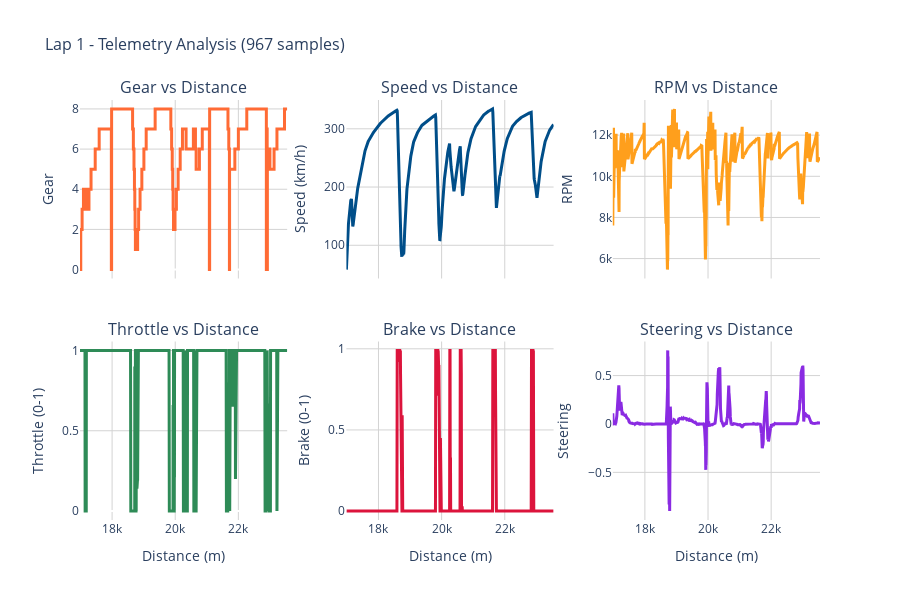
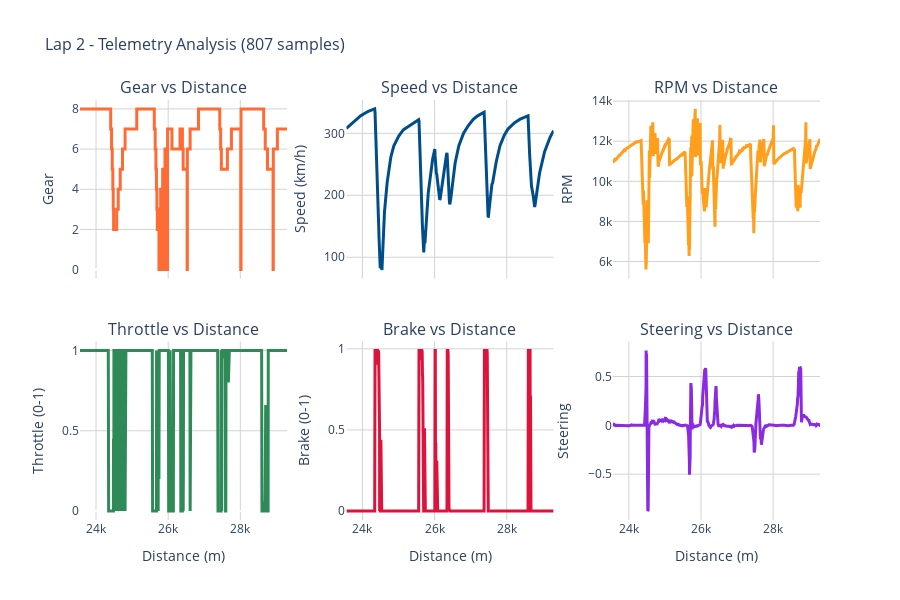
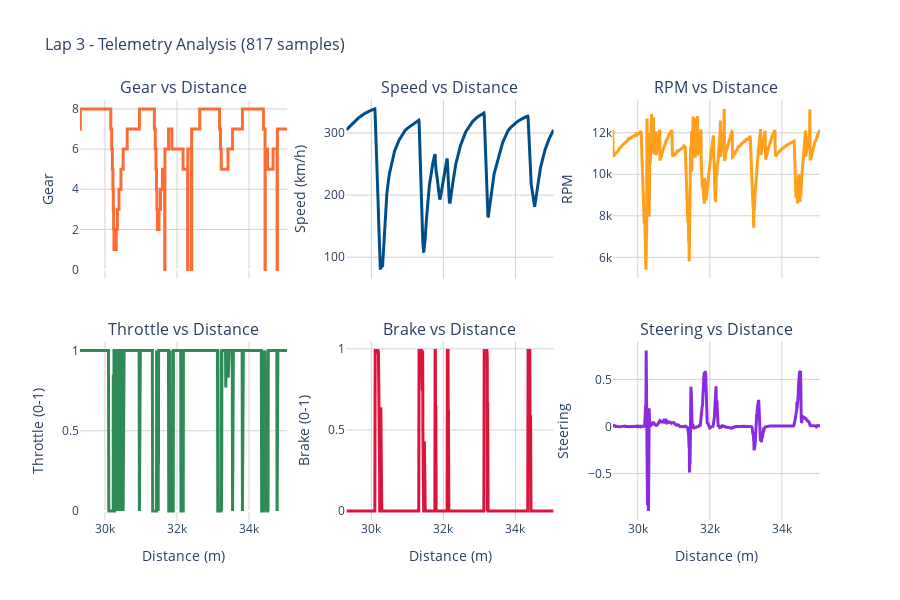
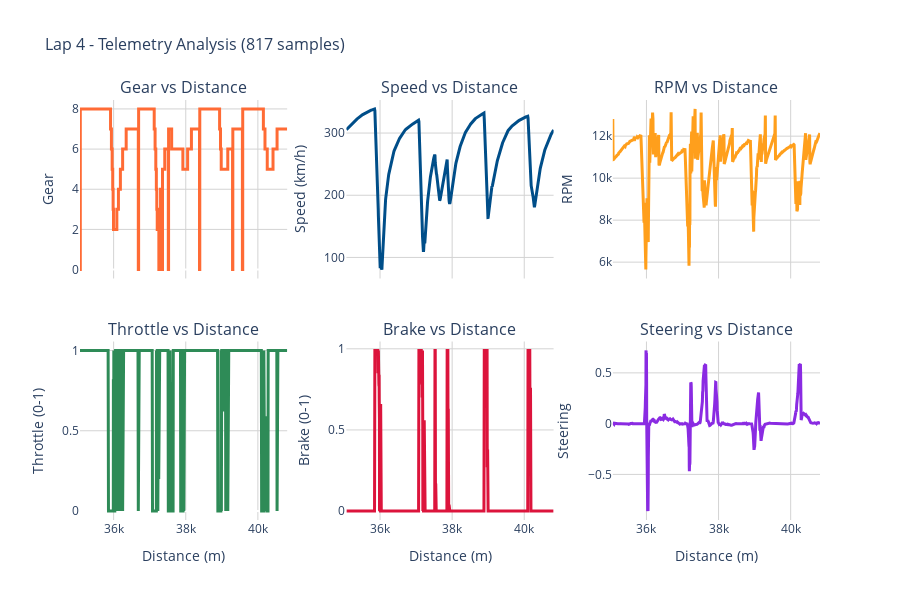

Notebook code cell kept with these figures, in order:
### Markdown cell above
## 4. Comprehensive Telemetry Dashboard (All Laps)

### Code cell
# Interactive telemetry visualization dashboard using Plotly
# Creates comprehensive 2x3 grid layout for each lap with all key parameters

for lap in available_laps:
    lap_df = rows_for_lap(df, lap)
    if lap_df.empty:
        continue

    # Create comprehensive subplot layout: 2 rows × 3 columns
    fig = make_subplots(
        rows=2, cols=3,
        subplot_titles=('Gear vs Distance', 'Speed vs Distance', 'RPM vs Distance',
                       'Throttle vs Distance', 'Brake vs Distance', 'Steering vs Distance'),
        vertical_spacing=0.15,
        horizontal_spacing=0.08
    )

    # Modern color palette for consistent visual identity
    colors = {
        'gear': '#FF6B35',      # Orange-red for gear changes
        'speed': '#004E89',     # Deep blue for speed profile
        'rpm': '#FF9F1C',       # Golden orange for engine RPM
        'throttle': '#2E8B57',  # Sea green for throttle input
        'brake': '#DC143C',     # Crimson for brake input
        'steering': '#8A2BE2'   # Blue violet for steering input
    }

    # Row 1, Column 1: Gear Progression Analysis
    if 'Gear' in lap_df.columns and not lap_df['Gear'].isna().all():
        fig.add_trace(
            go.Scatter(
                x=lap_df['Distance'], 
                y=lap_df['Gear'],
                mode='lines',
                line=dict(color=colors['gear'], width=3, shape='hv'),  # Step-like for gear changes
                name='Gear',
                hovertemplate='Distance: %{x:.1f}m<br>Gear: %{y}<extra></extra>'
            ),
            row=1, col=1
        )
    else:
        fig.add_annotation(
            x=0.5, y=0.5, xref='x domain', yref='y domain',
            text="No Gear Data Available", showarrow=False,
            row=1, col=1
        )

    # Row 1, Column 2: Speed Profile Analysis
    fig.add_trace(
        go.Scatter(
            x=lap_df['Distance'], 
            y=lap_df['Speed_kmh'],
            mode='lines',
            line=dict(color=colors['speed'], width=3),
            name='Speed',
            hovertemplate='Distance: %{x:.1f}m<br>Speed: %{y:.1f} km/h<extra></extra>'
        ),
        row=1, col=2
    )

    # Row 1, Column 3: Engine RPM Analysis
    if 'RPM' in lap_df.columns and not lap_df['RPM'].isna().all():
        fig.add_trace(
            go.Scatter(
                x=lap_df['Distance'], 
                y=lap_df['RPM'],
                mode='lines',
                line=dict(color=colors['rpm'], width=3),
                name='RPM',
                hovertemplate='Distance: %{x:.1f}m<br>RPM: %{y:.0f}<extra></extra>'
            ),
            row=1, col=3
        )
    else:
        fig.add_annotation(
            x=0.5, y=0.5, xref='x domain', yref='y domain',
            text="No RPM Data Available", showarrow=False,
            row=1, col=3
        )

    # Row 2, Column 1: Throttle Input Analysis
    fig.add_trace(
        go.Scatter(
            x=lap_df['Distance'], 
            y=lap_df['Throttle'],
            mode='lines',
            line=dict(color=colors['throttle'], width=3),
            name='Throttle',
            hovertemplate='Distance: %{x:.1f}m<br>Throttle: %{y:.3f}<extra></extra>'
        ),
        row=2, col=1
    )

    # Row 2, Column 2: Brake Input Analysis
    fig.add_trace(
        go.Scatter(
            x=lap_df['Distance'], 
            y=lap_df['Brake'],
            mode='lines',
            line=dict(color=colors['brake'], width=3),
            name='Brake',
            hovertemplate='Distance: %{x:.1f}m<br>Brake: %{y:.3f}<extra></extra>'
        ),
        row=2, col=2
    )

    # Row 2, Column 3: Steering Input Analysis
    fig.add_trace(
        go.Scatter(
            x=lap_df['Distance'], 
            y=lap_df['Steering'],
            mode='lines',
            line=dict(color=colors['steering'], width=3),
            name='Steering',
            hovertemplate='Distance: %{x:.1f}m<br>Steering: %{y:.3f}<extra></extra>'
        ),
        row=2, col=3
    )

    # Configure layout and styling
    fig.update_layout(
        title=f"Lap {lap} - Comprehensive Telemetry Analysis ({len(lap_df):,} data points)",
        title_font_size=16,
        height=600,
        showlegend=False,  # Subplot titles provide context
        plot_bgcolor='white',
        paper_bgcolor='white'
    )

    # Configure axis labels and formatting
    for i in range(1, 4):
        fig.update_xaxes(title_text="Distance (m)", row=2, col=i)
        fig.update_xaxes(row=1, col=i, showticklabels=False)  # Clean top row

    # Set descriptive y-axis labels
    fig.update_yaxes(title_text="Gear", row=1, col=1)
    fig.update_yaxes(title_text="Speed (km/h)", row=1, col=2)
    fig.update_yaxes(title_text="RPM", row=1, col=3)
    fig.update_yaxes(title_text="Throttle (0-1)", row=2, col=1)
    fig.update_yaxes(title_text="Brake (0-1)", row=2, col=2)
    fig.update_yaxes(title_text="Steering", row=2, col=3)

    # Add subtle grid for better readability
    fig.update_xaxes(showgrid=True, gridwidth=1, gridcolor='lightgray')
    fig.update_yaxes(showgrid=True, gridwidth=1, gridcolor='lightgray')

    fig.show()

### Figure 1 — Plotly figure (JSON) as saved in the notebook; plotly's stock layout.template omitted (floating-point values rounded to 4 significant figures; data arrays with more than 128 entries replaced by an {"elided": "..."} marker saying what was removed)
{"data": [{"hovertemplate": "Distance: %{x:.1f}m<br>Gear: %{y}<extra></extra>", "line": {"color": "#FF6B35", "shape": "hv", "width": 3}, "mode": "lines", "name": "Gear", "type": "scatter", "x": {"elided": "967 float values"}, "xaxis": "x", "y": {"elided": "967 int values"}, "yaxis": "y"}, {"hovertemplate": "Distance: %{x:.1f}m<br>Speed: %{y:.1f} km/h<extra></extra>", "line": {"color": "#004E89", "width": 3}, "mode": "lines", "name": "Speed", "type": "scatter", "x": {"elided": "967 float values"}, "xaxis": "x2", "y": {"elided": "967 float values"}, "yaxis": "y2"}, {"hovertemplate": "Distance: %{x:.1f}m<br>RPM: %{y:.0f}<extra></extra>", "line": {"color": "#FF9F1C", "width": 3}, "mode": "lines", "name": "RPM", "type": "scatter", "x": {"elided": "967 float values"}, "xaxis": "x3", "y": {"elided": "967 int values"}, "yaxis": "y3"}, {"hovertemplate": "Distance: %{x:.1f}m<br>Throttle: %{y:.3f}<extra></extra>", "line": {"color": "#2E8B57", "width": 3}, "mode": "lines", "name": "Throttle", "type": "scatter", "x": {"elided": "967 float values"}, "xaxis": "x4", "y": {"elided": "967 float values"}, "yaxis": "y4"}, {"hovertemplate": "Distance: %{x:.1f}m<br>Brake: %{y:.3f}<extra></extra>", "line": {"color": "#DC143C", "width": 3}, "mode": "lines", "name": "Brake", "type": "scatter", "x": {"elided": "967 float values"}, "xaxis": "x5", "y": {"elided": "967 float values"}, "yaxis": "y5"}, {"hovertemplate": "Distance: %{x:.1f}m<br>Steering: %{y:.3f}<extra></extra>", "line": {"color": "#8A2BE2", "width": 3}, "mode": "lines", "name": "Steering", "type": "scatter", "x": {"elided": "967 float values"}, "xaxis": "x6", "y": {"elided": "967 float values"}, "yaxis": "y6"}], "layout": {"annotations": [{"font": {"size": 16}, "showarrow": false, "text": "Gear vs Distance", "x": 0.14, "xanchor": "center", "xref": "paper", "y": 1, "yanchor": "bottom", "yref": "paper"}, {"font": {"size": 16}, "showarrow": false, "text": "Speed vs Distance", "x": 0.5, "xanchor": "center", "xref": "paper", "y": 1, "yanchor": "bottom", "yref": "paper"}, {"font": {"size": 16}, "showarrow": false, "text": "RPM vs Distance", "x": 0.86, "xanchor": "center", "xref": "paper", "y": 1, "yanchor": "bottom", "yref": "paper"}, {"font": {"size": 16}, "showarrow": false, "text": "Throttle vs Distance", "x": 0.14, "xanchor": "center", "xref": "paper", "y": 0.425, "yanchor": "bottom", "yref": "paper"}, {"font": {"size": 16}, "showarrow": false, "text": "Brake vs Distance", "x": 0.5, "xanchor": "center", "xref": "paper", "y": 0.425, "yanchor": "bottom", "yref": "paper"}, {"font": {"size": 16}, "showarrow": false, "text": "Steering vs Distance", "x": 0.86, "xanchor": "center", "xref": "paper", "y": 0.425, "yanchor": "bottom", "yref": "paper"}], "height": 600, "paper_bgcolor": "white", "plot_bgcolor": "white", "showlegend": false, "title": {"font": {"size": 16}, "text": "Lap 1 - Telemetry Analysis (967 samples)"}, "xaxis": {"anchor": "y", "domain": [0, 0.28], "gridcolor": "lightgray", "gridwidth": 1, "showgrid": true, "showticklabels": false}, "xaxis2": {"anchor": "y2", "domain": [0.36, 0.64], "gridcolor": "lightgray", "gridwidth": 1, "showgrid": true, "showticklabels": false}, "xaxis3": {"anchor": "y3", "domain": [0.72, 1], "gridcolor": "lightgray", "gridwidth": 1, "showgrid": true, "showticklabels": false}, "xaxis4": {"anchor": "y4", "domain": [0, 0.28], "gridcolor": "lightgray", "gridwidth": 1, "showgrid": true, "title": {"text": "Distance (m)"}}, "xaxis5": {"anchor": "y5", "domain": [0.36, 0.64], "gridcolor": "lightgray", "gridwidth": 1, "showgrid": true, "title": {"text": "Distance (m)"}}, "xaxis6": {"anchor": "y6", "domain": [0.72, 1], "gridcolor": "lightgray", "gridwidth": 1, "showgrid": true, "title": {"text": "Distance (m)"}}, "yaxis": {"anchor": "x", "domain": [0.575, 1], "gridcolor": "lightgray", "gridwidth": 1, "showgrid": true, "title": {"text": "Gear"}}, "yaxis2": {"anchor": "x2", "domain": [0.575, 1], "gridcolor": "lightgray", "gridwidth": 1, "showgrid": true, "title": {"text": "Speed (km/h)"}}, "yaxis3": {"anchor": "x3", "domain": [0.575, 1], "gridcolor": "lightgray", "gridwidth": 1, "showgrid": true, "title": {"text": "RPM"}}, "yaxis4": {"anchor": "x4", "domain": [0, 0.425], "gridcolor": "lightgray", "gridwidth": 1, "showgrid": true, "title": {"text": "Throttle (0-1)"}}, "yaxis5": {"anchor": "x5", "domain": [0, 0.425], "gridcolor": "lightgray", "gridwidth": 1, "showgrid": true, "title": {"text": "Brake (0-1)"}}, "yaxis6": {"anchor": "x6", "domain": [0, 0.425], "gridcolor": "lightgray", "gridwidth": 1, "showgrid": true, "title": {"text": "Steering"}}}}

### Figure 2 — Plotly figure (JSON) as saved in the notebook; plotly's stock layout.template omitted (floating-point values rounded to 4 significant figures; data arrays with more than 128 entries replaced by an {"elided": "..."} marker saying what was removed)
{"data": [{"hovertemplate": "Distance: %{x:.1f}m<br>Gear: %{y}<extra></extra>", "line": {"color": "#FF6B35", "shape": "hv", "width": 3}, "mode": "lines", "name": "Gear", "type": "scatter", "x": {"elided": "807 float values"}, "xaxis": "x", "y": {"elided": "807 int values"}, "yaxis": "y"}, {"hovertemplate": "Distance: %{x:.1f}m<br>Speed: %{y:.1f} km/h<extra></extra>", "line": {"color": "#004E89", "width": 3}, "mode": "lines", "name": "Speed", "type": "scatter", "x": {"elided": "807 float values"}, "xaxis": "x2", "y": {"elided": "807 float values"}, "yaxis": "y2"}, {"hovertemplate": "Distance: %{x:.1f}m<br>RPM: %{y:.0f}<extra></extra>", "line": {"color": "#FF9F1C", "width": 3}, "mode": "lines", "name": "RPM", "type": "scatter", "x": {"elided": "807 float values"}, "xaxis": "x3", "y": {"elided": "807 int values"}, "yaxis": "y3"}, {"hovertemplate": "Distance: %{x:.1f}m<br>Throttle: %{y:.3f}<extra></extra>", "line": {"color": "#2E8B57", "width": 3}, "mode": "lines", "name": "Throttle", "type": "scatter", "x": {"elided": "807 float values"}, "xaxis": "x4", "y": {"elided": "807 float values"}, "yaxis": "y4"}, {"hovertemplate": "Distance: %{x:.1f}m<br>Brake: %{y:.3f}<extra></extra>", "line": {"color": "#DC143C", "width": 3}, "mode": "lines", "name": "Brake", "type": "scatter", "x": {"elided": "807 float values"}, "xaxis": "x5", "y": {"elided": "807 float values"}, "yaxis": "y5"}, {"hovertemplate": "Distance: %{x:.1f}m<br>Steering: %{y:.3f}<extra></extra>", "line": {"color": "#8A2BE2", "width": 3}, "mode": "lines", "name": "Steering", "type": "scatter", "x": {"elided": "807 float values"}, "xaxis": "x6", "y": {"elided": "807 float values"}, "yaxis": "y6"}], "layout": {"annotations": [{"font": {"size": 16}, "showarrow": false, "text": "Gear vs Distance", "x": 0.14, "xanchor": "center", "xref": "paper", "y": 1, "yanchor": "bottom", "yref": "paper"}, {"font": {"size": 16}, "showarrow": false, "text": "Speed vs Distance", "x": 0.5, "xanchor": "center", "xref": "paper", "y": 1, "yanchor": "bottom", "yref": "paper"}, {"font": {"size": 16}, "showarrow": false, "text": "RPM vs Distance", "x": 0.86, "xanchor": "center", "xref": "paper", "y": 1, "yanchor": "bottom", "yref": "paper"}, {"font": {"size": 16}, "showarrow": false, "text": "Throttle vs Distance", "x": 0.14, "xanchor": "center", "xref": "paper", "y": 0.425, "yanchor": "bottom", "yref": "paper"}, {"font": {"size": 16}, "showarrow": false, "text": "Brake vs Distance", "x": 0.5, "xanchor": "center", "xref": "paper", "y": 0.425, "yanchor": "bottom", "yref": "paper"}, {"font": {"size": 16}, "showarrow": false, "text": "Steering vs Distance", "x": 0.86, "xanchor": "center", "xref": "paper", "y": 0.425, "yanchor": "bottom", "yref": "paper"}], "height": 600, "paper_bgcolor": "white", "plot_bgcolor": "white", "showlegend": false, "title": {"font": {"size": 16}, "text": "Lap 2 - Telemetry Analysis (807 samples)"}, "xaxis": {"anchor": "y", "domain": [0, 0.28], "gridcolor": "lightgray", "gridwidth": 1, "showgrid": true, "showticklabels": false}, "xaxis2": {"anchor": "y2", "domain": [0.36, 0.64], "gridcolor": "lightgray", "gridwidth": 1, "showgrid": true, "showticklabels": false}, "xaxis3": {"anchor": "y3", "domain": [0.72, 1], "gridcolor": "lightgray", "gridwidth": 1, "showgrid": true, "showticklabels": false}, "xaxis4": {"anchor": "y4", "domain": [0, 0.28], "gridcolor": "lightgray", "gridwidth": 1, "showgrid": true, "title": {"text": "Distance (m)"}}, "xaxis5": {"anchor": "y5", "domain": [0.36, 0.64], "gridcolor": "lightgray", "gridwidth": 1, "showgrid": true, "title": {"text": "Distance (m)"}}, "xaxis6": {"anchor": "y6", "domain": [0.72, 1], "gridcolor": "lightgray", "gridwidth": 1, "showgrid": true, "title": {"text": "Distance (m)"}}, "yaxis": {"anchor": "x", "domain": [0.575, 1], "gridcolor": "lightgray", "gridwidth": 1, "showgrid": true, "title": {"text": "Gear"}}, "yaxis2": {"anchor": "x2", "domain": [0.575, 1], "gridcolor": "lightgray", "gridwidth": 1, "showgrid": true, "title": {"text": "Speed (km/h)"}}, "yaxis3": {"anchor": "x3", "domain": [0.575, 1], "gridcolor": "lightgray", "gridwidth": 1, "showgrid": true, "title": {"text": "RPM"}}, "yaxis4": {"anchor": "x4", "domain": [0, 0.425], "gridcolor": "lightgray", "gridwidth": 1, "showgrid": true, "title": {"text": "Throttle (0-1)"}}, "yaxis5": {"anchor": "x5", "domain": [0, 0.425], "gridcolor": "lightgray", "gridwidth": 1, "showgrid": true, "title": {"text": "Brake (0-1)"}}, "yaxis6": {"anchor": "x6", "domain": [0, 0.425], "gridcolor": "lightgray", "gridwidth": 1, "showgrid": true, "title": {"text": "Steering"}}}}

### Figure 3 — Plotly figure (JSON) as saved in the notebook; plotly's stock layout.template omitted (floating-point values rounded to 4 significant figures; data arrays with more than 128 entries replaced by an {"elided": "..."} marker saying what was removed)
{"data": [{"hovertemplate": "Distance: %{x:.1f}m<br>Gear: %{y}<extra></extra>", "line": {"color": "#FF6B35", "shape": "hv", "width": 3}, "mode": "lines", "name": "Gear", "type": "scatter", "x": {"elided": "817 float values"}, "xaxis": "x", "y": {"elided": "817 int values"}, "yaxis": "y"}, {"hovertemplate": "Distance: %{x:.1f}m<br>Speed: %{y:.1f} km/h<extra></extra>", "line": {"color": "#004E89", "width": 3}, "mode": "lines", "name": "Speed", "type": "scatter", "x": {"elided": "817 float values"}, "xaxis": "x2", "y": {"elided": "817 float values"}, "yaxis": "y2"}, {"hovertemplate": "Distance: %{x:.1f}m<br>RPM: %{y:.0f}<extra></extra>", "line": {"color": "#FF9F1C", "width": 3}, "mode": "lines", "name": "RPM", "type": "scatter", "x": {"elided": "817 float values"}, "xaxis": "x3", "y": {"elided": "817 int values"}, "yaxis": "y3"}, {"hovertemplate": "Distance: %{x:.1f}m<br>Throttle: %{y:.3f}<extra></extra>", "line": {"color": "#2E8B57", "width": 3}, "mode": "lines", "name": "Throttle", "type": "scatter", "x": {"elided": "817 float values"}, "xaxis": "x4", "y": {"elided": "817 float values"}, "yaxis": "y4"}, {"hovertemplate": "Distance: %{x:.1f}m<br>Brake: %{y:.3f}<extra></extra>", "line": {"color": "#DC143C", "width": 3}, "mode": "lines", "name": "Brake", "type": "scatter", "x": {"elided": "817 float values"}, "xaxis": "x5", "y": {"elided": "817 float values"}, "yaxis": "y5"}, {"hovertemplate": "Distance: %{x:.1f}m<br>Steering: %{y:.3f}<extra></extra>", "line": {"color": "#8A2BE2", "width": 3}, "mode": "lines", "name": "Steering", "type": "scatter", "x": {"elided": "817 float values"}, "xaxis": "x6", "y": {"elided": "817 float values"}, "yaxis": "y6"}], "layout": {"annotations": [{"font": {"size": 16}, "showarrow": false, "text": "Gear vs Distance", "x": 0.14, "xanchor": "center", "xref": "paper", "y": 1, "yanchor": "bottom", "yref": "paper"}, {"font": {"size": 16}, "showarrow": false, "text": "Speed vs Distance", "x": 0.5, "xanchor": "center", "xref": "paper", "y": 1, "yanchor": "bottom", "yref": "paper"}, {"font": {"size": 16}, "showarrow": false, "text": "RPM vs Distance", "x": 0.86, "xanchor": "center", "xref": "paper", "y": 1, "yanchor": "bottom", "yref": "paper"}, {"font": {"size": 16}, "showarrow": false, "text": "Throttle vs Distance", "x": 0.14, "xanchor": "center", "xref": "paper", "y": 0.425, "yanchor": "bottom", "yref": "paper"}, {"font": {"size": 16}, "showarrow": false, "text": "Brake vs Distance", "x": 0.5, "xanchor": "center", "xref": "paper", "y": 0.425, "yanchor": "bottom", "yref": "paper"}, {"font": {"size": 16}, "showarrow": false, "text": "Steering vs Distance", "x": 0.86, "xanchor": "center", "xref": "paper", "y": 0.425, "yanchor": "bottom", "yref": "paper"}], "height": 600, "paper_bgcolor": "white", "plot_bgcolor": "white", "showlegend": false, "title": {"font": {"size": 16}, "text": "Lap 3 - Telemetry Analysis (817 samples)"}, "xaxis": {"anchor": "y", "domain": [0, 0.28], "gridcolor": "lightgray", "gridwidth": 1, "showgrid": true, "showticklabels": false}, "xaxis2": {"anchor": "y2", "domain": [0.36, 0.64], "gridcolor": "lightgray", "gridwidth": 1, "showgrid": true, "showticklabels": false}, "xaxis3": {"anchor": "y3", "domain": [0.72, 1], "gridcolor": "lightgray", "gridwidth": 1, "showgrid": true, "showticklabels": false}, "xaxis4": {"anchor": "y4", "domain": [0, 0.28], "gridcolor": "lightgray", "gridwidth": 1, "showgrid": true, "title": {"text": "Distance (m)"}}, "xaxis5": {"anchor": "y5", "domain": [0.36, 0.64], "gridcolor": "lightgray", "gridwidth": 1, "showgrid": true, "title": {"text": "Distance (m)"}}, "xaxis6": {"anchor": "y6", "domain": [0.72, 1], "gridcolor": "lightgray", "gridwidth": 1, "showgrid": true, "title": {"text": "Distance (m)"}}, "yaxis": {"anchor": "x", "domain": [0.575, 1], "gridcolor": "lightgray", "gridwidth": 1, "showgrid": true, "title": {"text": "Gear"}}, "yaxis2": {"anchor": "x2", "domain": [0.575, 1], "gridcolor": "lightgray", "gridwidth": 1, "showgrid": true, "title": {"text": "Speed (km/h)"}}, "yaxis3": {"anchor": "x3", "domain": [0.575, 1], "gridcolor": "lightgray", "gridwidth": 1, "showgrid": true, "title": {"text": "RPM"}}, "yaxis4": {"anchor": "x4", "domain": [0, 0.425], "gridcolor": "lightgray", "gridwidth": 1, "showgrid": true, "title": {"text": "Throttle (0-1)"}}, "yaxis5": {"anchor": "x5", "domain": [0, 0.425], "gridcolor": "lightgray", "gridwidth": 1, "showgrid": true, "title": {"text": "Brake (0-1)"}}, "yaxis6": {"anchor": "x6", "domain": [0, 0.425], "gridcolor": "lightgray", "gridwidth": 1, "showgrid": true, "title": {"text": "Steering"}}}}

### Figure 4 — Plotly figure (JSON) as saved in the notebook; plotly's stock layout.template omitted (floating-point values rounded to 4 significant figures; data arrays with more than 128 entries replaced by an {"elided": "..."} marker saying what was removed)
{"data": [{"hovertemplate": "Distance: %{x:.1f}m<br>Gear: %{y}<extra></extra>", "line": {"color": "#FF6B35", "shape": "hv", "width": 3}, "mode": "lines", "name": "Gear", "type": "scatter", "x": {"elided": "817 float values"}, "xaxis": "x", "y": {"elided": "817 int values"}, "yaxis": "y"}, {"hovertemplate": "Distance: %{x:.1f}m<br>Speed: %{y:.1f} km/h<extra></extra>", "line": {"color": "#004E89", "width": 3}, "mode": "lines", "name": "Speed", "type": "scatter", "x": {"elided": "817 float values"}, "xaxis": "x2", "y": {"elided": "817 float values"}, "yaxis": "y2"}, {"hovertemplate": "Distance: %{x:.1f}m<br>RPM: %{y:.0f}<extra></extra>", "line": {"color": "#FF9F1C", "width": 3}, "mode": "lines", "name": "RPM", "type": "scatter", "x": {"elided": "817 float values"}, "xaxis": "x3", "y": {"elided": "817 int values"}, "yaxis": "y3"}, {"hovertemplate": "Distance: %{x:.1f}m<br>Throttle: %{y:.3f}<extra></extra>", "line": {"color": "#2E8B57", "width": 3}, "mode": "lines", "name": "Throttle", "type": "scatter", "x": {"elided": "817 float values"}, "xaxis": "x4", "y": {"elided": "817 float values"}, "yaxis": "y4"}, {"hovertemplate": "Distance: %{x:.1f}m<br>Brake: %{y:.3f}<extra></extra>", "line": {"color": "#DC143C", "width": 3}, "mode": "lines", "name": "Brake", "type": "scatter", "x": {"elided": "817 float values"}, "xaxis": "x5", "y": {"elided": "817 float values"}, "yaxis": "y5"}, {"hovertemplate": "Distance: %{x:.1f}m<br>Steering: %{y:.3f}<extra></extra>", "line": {"color": "#8A2BE2", "width": 3}, "mode": "lines", "name": "Steering", "type": "scatter", "x": {"elided": "817 float values"}, "xaxis": "x6", "y": {"elided": "817 float values"}, "yaxis": "y6"}], "layout": {"annotations": [{"font": {"size": 16}, "showarrow": false, "text": "Gear vs Distance", "x": 0.14, "xanchor": "center", "xref": "paper", "y": 1, "yanchor": "bottom", "yref": "paper"}, {"font": {"size": 16}, "showarrow": false, "text": "Speed vs Distance", "x": 0.5, "xanchor": "center", "xref": "paper", "y": 1, "yanchor": "bottom", "yref": "paper"}, {"font": {"size": 16}, "showarrow": false, "text": "RPM vs Distance", "x": 0.86, "xanchor": "center", "xref": "paper", "y": 1, "yanchor": "bottom", "yref": "paper"}, {"font": {"size": 16}, "showarrow": false, "text": "Throttle vs Distance", "x": 0.14, "xanchor": "center", "xref": "paper", "y": 0.425, "yanchor": "bottom", "yref": "paper"}, {"font": {"size": 16}, "showarrow": false, "text": "Brake vs Distance", "x": 0.5, "xanchor": "center", "xref": "paper", "y": 0.425, "yanchor": "bottom", "yref": "paper"}, {"font": {"size": 16}, "showarrow": false, "text": "Steering vs Distance", "x": 0.86, "xanchor": "center", "xref": "paper", "y": 0.425, "yanchor": "bottom", "yref": "paper"}], "height": 600, "paper_bgcolor": "white", "plot_bgcolor": "white", "showlegend": false, "title": {"font": {"size": 16}, "text": "Lap 4 - Telemetry Analysis (817 samples)"}, "xaxis": {"anchor": "y", "domain": [0, 0.28], "gridcolor": "lightgray", "gridwidth": 1, "showgrid": true, "showticklabels": false}, "xaxis2": {"anchor": "y2", "domain": [0.36, 0.64], "gridcolor": "lightgray", "gridwidth": 1, "showgrid": true, "showticklabels": false}, "xaxis3": {"anchor": "y3", "domain": [0.72, 1], "gridcolor": "lightgray", "gridwidth": 1, "showgrid": true, "showticklabels": false}, "xaxis4": {"anchor": "y4", "domain": [0, 0.28], "gridcolor": "lightgray", "gridwidth": 1, "showgrid": true, "title": {"text": "Distance (m)"}}, "xaxis5": {"anchor": "y5", "domain": [0.36, 0.64], "gridcolor": "lightgray", "gridwidth": 1, "showgrid": true, "title": {"text": "Distance (m)"}}, "xaxis6": {"anchor": "y6", "domain": [0.72, 1], "gridcolor": "lightgray", "gridwidth": 1, "showgrid": true, "title": {"text": "Distance (m)"}}, "yaxis": {"anchor": "x", "domain": [0.575, 1], "gridcolor": "lightgray", "gridwidth": 1, "showgrid": true, "title": {"text": "Gear"}}, "yaxis2": {"anchor": "x2", "domain": [0.575, 1], "gridcolor": "lightgray", "gridwidth": 1, "showgrid": true, "title": {"text": "Speed (km/h)"}}, "yaxis3": {"anchor": "x3", "domain": [0.575, 1], "gridcolor": "lightgray", "gridwidth": 1, "showgrid": true, "title": {"text": "RPM"}}, "yaxis4": {"anchor": "x4", "domain": [0, 0.425], "gridcolor": "lightgray", "gridwidth": 1, "showgrid": true, "title": {"text": "Throttle (0-1)"}}, "yaxis5": {"anchor": "x5", "domain": [0, 0.425], "gridcolor": "lightgray", "gridwidth": 1, "showgrid": true, "title": {"text": "Brake (0-1)"}}, "yaxis6": {"anchor": "x6", "domain": [0, 0.425], "gridcolor": "lightgray", "gridwidth": 1, "showgrid": true, "title": {"text": "Steering"}}}}
